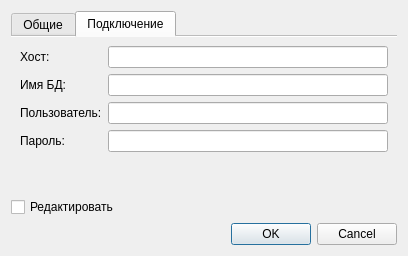
<?xml version="1.0" encoding="UTF-8"?>
<ui version="4.0">
 <class>ConnectDialog</class>
 <widget class="QDialog" name="ConnectDialog">
  <property name="geometry">
   <rect>
    <x>0</x>
    <y>0</y>
    <width>408</width>
    <height>256</height>
   </rect>
  </property>
  <property name="windowTitle">
   <string>Параметры подключения</string>
  </property>
  <property name="windowIcon">
   <iconset>
    <normaloff>:/res/Icons/tools.png</normaloff>:/res/Icons/tools.png</iconset>
  </property>
  <layout class="QGridLayout" name="gridLayout">
   <item row="2" column="0">
    <widget class="QDialogButtonBox" name="buttonBox">
     <property name="orientation">
      <enum>Qt::Horizontal</enum>
     </property>
     <property name="standardButtons">
      <set>QDialogButtonBox::Cancel|QDialogButtonBox::Ok</set>
     </property>
    </widget>
   </item>
   <item row="0" column="0">
    <widget class="QTabWidget" name="tabWidget">
     <property name="currentIndex">
      <number>1</number>
     </property>
     <property name="documentMode">
      <bool>true</bool>
     </property>
     <widget class="QWidget" name="tab_4">
      <attribute name="title">
       <string>Общие</string>
      </attribute>
      <layout class="QGridLayout" name="gridLayout_3">
       <item row="0" column="0">
        <widget class="QLabel" name="label_5">
         <property name="text">
          <string>Запуск VNC клиента:</string>
         </property>
        </widget>
       </item>
       <item row="1" column="0">
        <layout class="QHBoxLayout" name="horizontalLayout">
         <item>
          <widget class="QLineEdit" name="lineEditVnc"/>
         </item>
         <item>
          <widget class="QToolButton" name="toolButton">
           <property name="text">
            <string>...</string>
           </property>
          </widget>
         </item>
        </layout>
       </item>
       <item row="2" column="0">
        <spacer name="verticalSpacer">
         <property name="orientation">
          <enum>Qt::Vertical</enum>
         </property>
         <property name="sizeHint" stdset="0">
          <size>
           <width>20</width>
           <height>40</height>
          </size>
         </property>
        </spacer>
       </item>
      </layout>
     </widget>
     <widget class="QWidget" name="tabConnect">
      <attribute name="title">
       <string>Подключение</string>
      </attribute>
      <layout class="QGridLayout" name="gridLayout_2">
       <item row="0" column="0">
        <layout class="QFormLayout" name="formLayout">
         <item row="0" column="0">
          <widget class="QLabel" name="label">
           <property name="text">
            <string>Хост:</string>
           </property>
          </widget>
         </item>
         <item row="0" column="1">
          <widget class="QLineEdit" name="lineEditHost"/>
         </item>
         <item row="1" column="0">
          <widget class="QLabel" name="label_2">
           <property name="text">
            <string>Имя БД:</string>
           </property>
          </widget>
         </item>
         <item row="1" column="1">
          <widget class="QLineEdit" name="lineEditDbPath"/>
         </item>
         <item row="2" column="0">
          <widget class="QLabel" name="label_3">
           <property name="text">
            <string>Пользователь:</string>
           </property>
          </widget>
         </item>
         <item row="2" column="1">
          <widget class="QLineEdit" name="lineEditUser"/>
         </item>
         <item row="3" column="0">
          <widget class="QLabel" name="label_4">
           <property name="text">
            <string>Пароль:</string>
           </property>
          </widget>
         </item>
         <item row="3" column="1">
          <widget class="QLineEdit" name="lineEditPass">
           <property name="clearButtonEnabled">
            <bool>false</bool>
           </property>
          </widget>
         </item>
        </layout>
       </item>
      </layout>
     </widget>
    </widget>
   </item>
   <item row="1" column="0">
    <widget class="QCheckBox" name="checkBoxEdit">
     <property name="text">
      <string>Редактировать</string>
     </property>
    </widget>
   </item>
  </layout>
 </widget>
 <resources/>
 <connections>
  <connection>
   <sender>buttonBox</sender>
   <signal>accepted()</signal>
   <receiver>ConnectDialog</receiver>
   <slot>accept()</slot>
   <hints>
    <hint type="sourcelabel">
     <x>248</x>
     <y>254</y>
    </hint>
    <hint type="destinationlabel">
     <x>157</x>
     <y>274</y>
    </hint>
   </hints>
  </connection>
  <connection>
   <sender>buttonBox</sender>
   <signal>rejected()</signal>
   <receiver>ConnectDialog</receiver>
   <slot>reject()</slot>
   <hints>
    <hint type="sourcelabel">
     <x>316</x>
     <y>260</y>
    </hint>
    <hint type="destinationlabel">
     <x>286</x>
     <y>274</y>
    </hint>
   </hints>
  </connection>
 </connections>
</ui>
